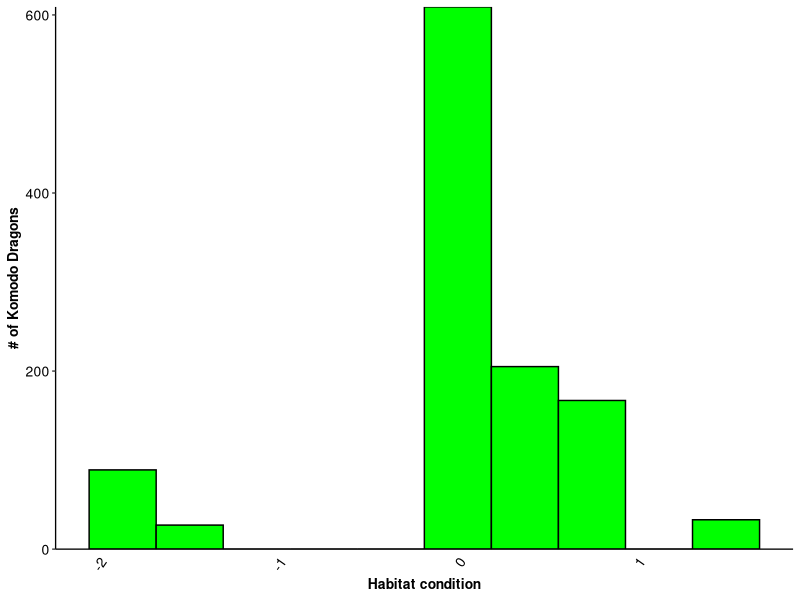
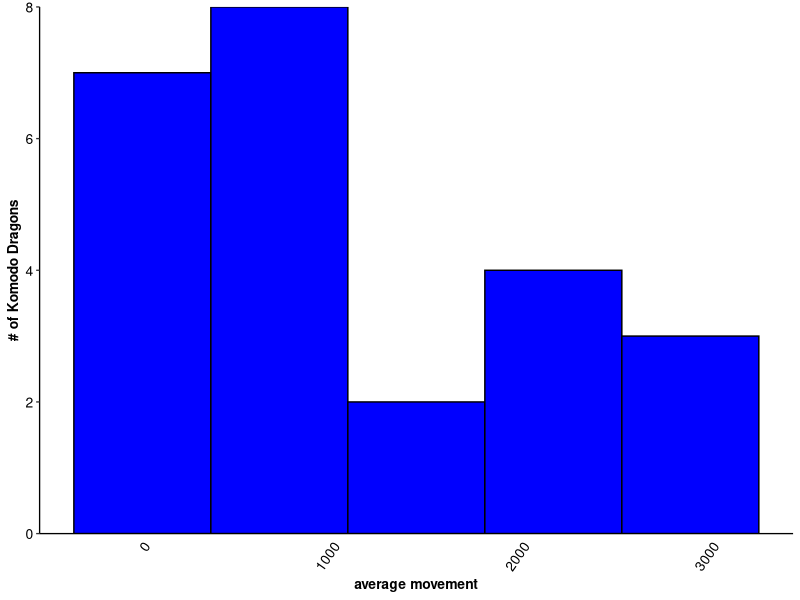
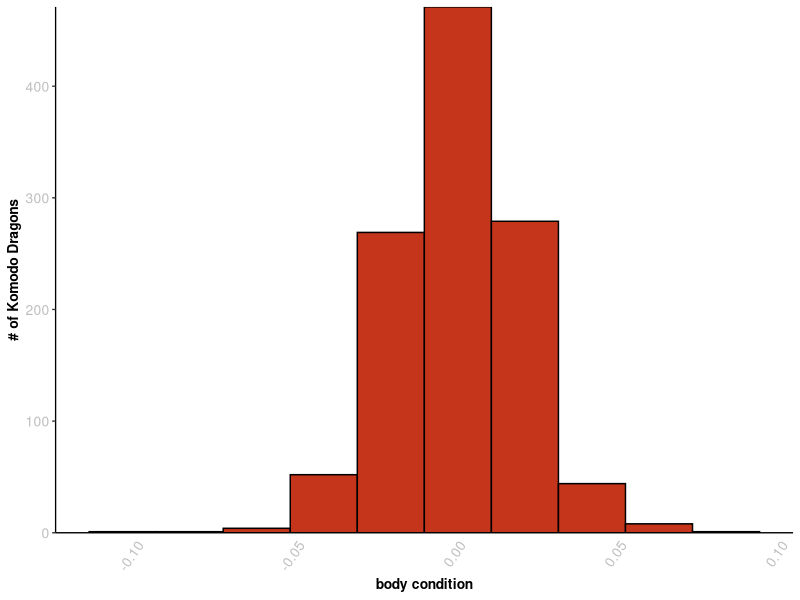
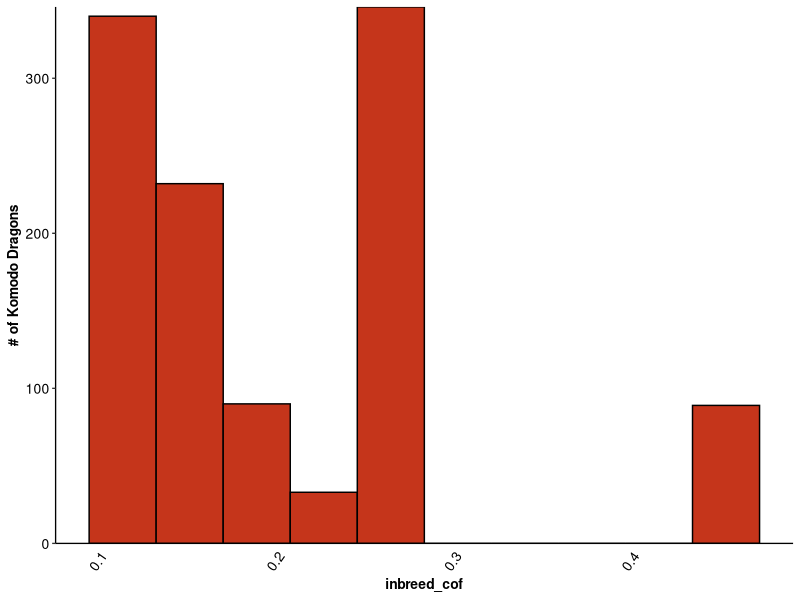
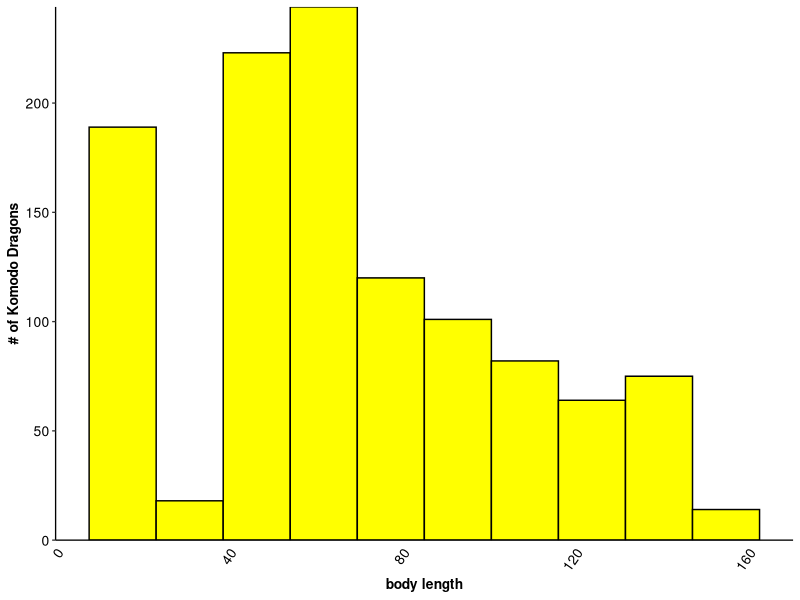
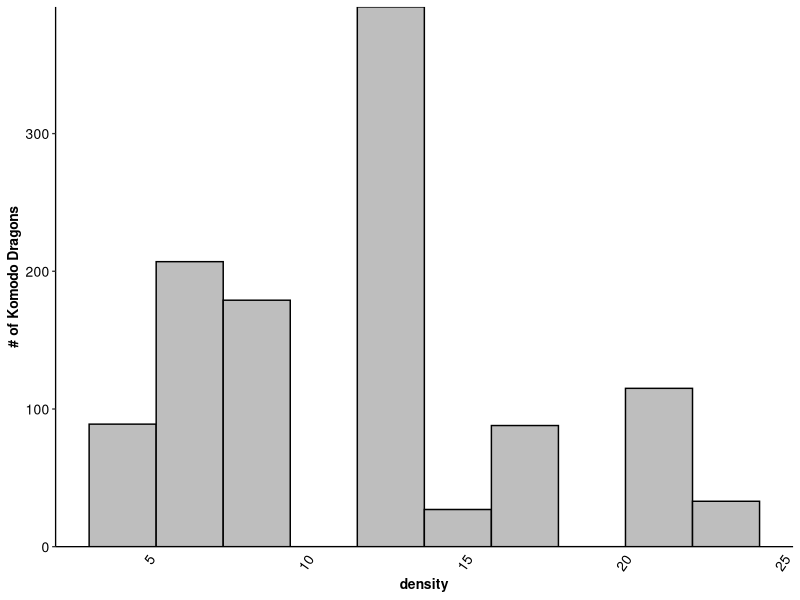
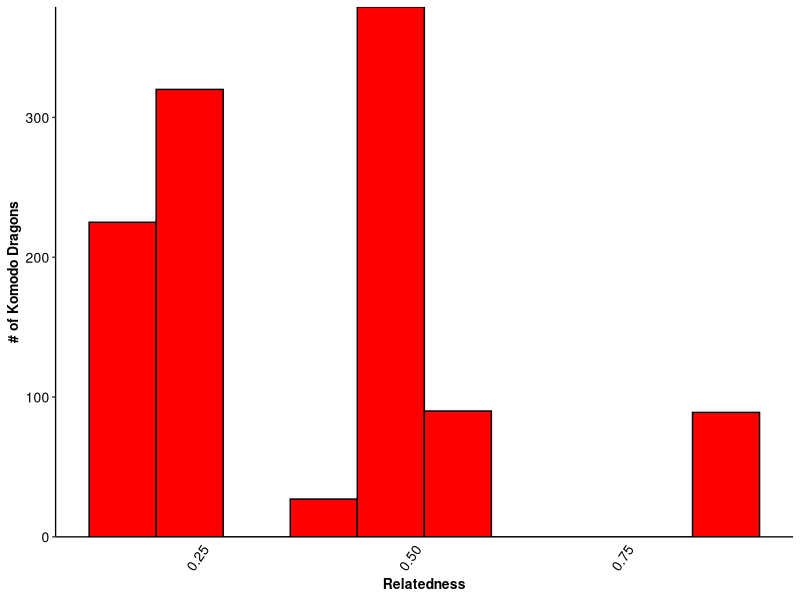
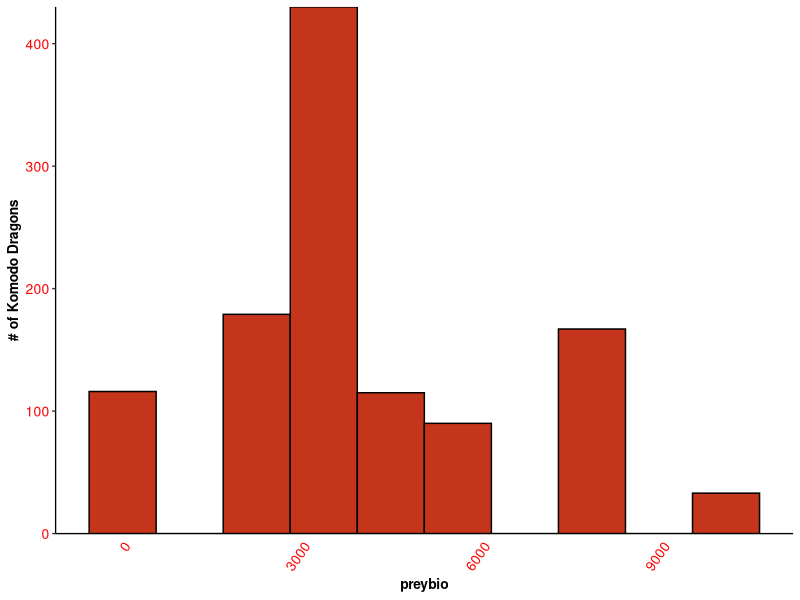

Write the R code that produced these figures, in order.
## ---- chunk 1
knitr::opts_chunk$set(echo = FALSE, results = FALSE, message=FALSE, warning=FALSE)
## ---- chunk 2
library(tidyverse) 
library(readxl)

age_class_corrections <- tribble(
  ~age_class, ~new_age,
  "Adult","Adult",
  "Juvenile","Juvenile",
  "Post Hatchling","Post Hatchling",
  "Sub Adult","Sub Adult",
  "Hatchling", "Hatchling",
  "Post hatchling","Post Hatchling",
  "Subadult","Sub Adult",
  "Sub adult","Sub Adult",
  "Adut","Adult",
  "Post-hatch","Post Hatchling",
  "Sub Adullt","Sub Adult"
)

markcapturedata <-
  readxl::read_excel(
    "Data/doi_10.5061_dryad.2n8055g__v1 (2)/Jessop_data.xlsx", 
    sheet = 3,
    range = cell_cols(1:10),
    na = "--"
  ) %>%
  rename(
    age_class = `Age Class`,
    weight = Weight,
    body_length = `Avrg SVL`,
    body_condition = bodcondition,
    capture_history = `Capture history`,
    density = vkdens,
    prey_biomass = preybio,
    inbreeding_cof = inbreed,
    relatedness = R,
    habitat_condition = habpc1
  ) %>%
  mutate(
    body_condition = as.numeric(body_condition)
  ) %>% 
  left_join(age_class_corrections) %>%
  print()

ggplot(data = markcapturedata) + 
  geom_histogram(mapping= aes(x = habitat_condition), bins = 10, fill = "green", color = "black") +
  labs(x = "Habitat condition", y = "# of Komodo Dragons") + 
  scale_y_continuous(limits = c(NA, NA), expand = expansion(mult = 0)) +
  theme_classic(base_size = 10) +
  theme(
    axis.title = element_text(face = "bold"),
    axis.text = element_text(color = "black", size = rel(1)),
    axis.text.x = element_text(angle = 55, hjust = 1),
    axis.ticks.x = element_blank()
  )
## ---- chunk 3
move <-
  readxl::read_excel(
    "Data/doi_10.5061_dryad.2n8055g__v1 (2)/Jessop_data.xlsx", 
    sheet = 1,
    range = cell_cols(1:3)
  ) %>% 
  rename(
    dragon_id = DragonID,
    weight = Weight,
    daily_move = `daily move(m)`
  ) %>% 
  print()

NewMovement <- group_by (move, dragon_id)


Averagemove <- summarize(NewMovement, weight = mean(weight, na.rm = TRUE), 
                         mean_dailymove = mean(daily_move, na.rm = TRUE))


ggplot(data = Averagemove) + 
  geom_histogram(mapping= aes(x = mean_dailymove), bins = 5, fill = "blue", color = "black") +
  labs(x = "average movement", y = "# of Komodo Dragons") + 
  scale_y_continuous(limits = c(NA, NA), expand = expansion(mult = 0)) +
  theme_classic(base_size = 10) +
  theme(
    axis.title = element_text(face = "bold"),
    axis.text = element_text(color = "black", size = rel(1)),
    axis.text.x = element_text(angle = 55, hjust = 1),
    axis.ticks.x = element_blank()
  )
## ---- chunk 4
ggplot(data = markcapturedata) + 
  geom_histogram(mapping= aes(x = body_condition), bins = 10, fill = "#C5351B", color = "black") +
  labs(x = "body condition", y = "# of Komodo Dragons") + 
  scale_y_continuous(limits = c(NA, NA), expand = expansion(mult = 0)) +
  theme_classic(base_size = 10) +
  theme(
    axis.title = element_text(face = "bold"),
    axis.text = element_text(color = "grey", size = rel(1)),
    axis.text.x = element_text(angle = 55, hjust = 1),
    axis.ticks.x = element_blank()
  ) 
## ---- chunk 5
ggplot(data = markcapturedata) + 
  geom_histogram(mapping= aes(x = inbreeding_cof), bins = 10, fill = "#C5351B", color = "black") +
  labs(x = "inbreed_cof", y = "# of Komodo Dragons") + 
  scale_y_continuous(limits = c(NA, NA), expand = expansion(mult = 0)) +
  theme_classic(base_size = 10) +
  theme(
    axis.title = element_text(face = "bold"),
    axis.text = element_text(color = "black", size = rel(1)),
    axis.text.x = element_text(angle = 55, hjust = 1),
    axis.ticks.x = element_blank()
  )  
## ---- chunk 6
ggplot(data = markcapturedata) + 
  geom_histogram(mapping= aes(x = body_length), bins = 10, fill = "yellow", color = "black") +
  labs(x = "body length", y = "# of Komodo Dragons") + 
  scale_y_continuous(limits = c(NA, NA), expand = expansion(mult = 0)) +
  theme_classic(base_size = 10) +
  theme(
    axis.title = element_text(face = "bold"),
    axis.text = element_text(color = "black", size = rel(1)),
    axis.text.x = element_text(angle = 55, hjust = 1),
    axis.ticks.x = element_blank()
  )  
## ---- chunk 7
ggplot(data = markcapturedata) + 
  geom_histogram(mapping= aes(x = density), bins = 10, fill = "grey", color = "black") +
  labs(x = "density", y = "# of Komodo Dragons") + 
  scale_y_continuous(limits = c(NA, NA), expand = expansion(mult = 0)) +
  theme_classic(base_size = 10) +
  theme(
    axis.title = element_text(face = "bold"),
    axis.text = element_text(color = "black", size = rel(1)),
    axis.text.x = element_text(angle = 55, hjust = 1),
    axis.ticks.x = element_blank()
  )  
## ---- chunk 8
ggplot(data = markcapturedata) + 
  geom_histogram(mapping= aes(x = relatedness), bins = 10, fill = "red", color = "black") +
  labs(x = "Relatedness", y = "# of Komodo Dragons") + 
  scale_y_continuous(limits = c(NA, NA), expand = expansion(mult = 0)) +
  theme_classic(base_size = 10) +
  theme(
    axis.title = element_text(face = "bold"),
    axis.text = element_text(color = "black", size = rel(1)),
    axis.text.x = element_text(angle = 55, hjust = 1),
    axis.ticks.x = element_blank()
  )  
## ---- chunk 9
ggplot(data = markcapturedata) + 
  geom_histogram(mapping= aes(x = prey_biomass), bins = 10, fill = "#C5351B", color = "black") +
  labs(x = "preybio", y = "# of Komodo Dragons") + 
  scale_y_continuous(limits = c(NA, NA), expand = expansion(mult = 0)) +
  theme_classic(base_size = 10) +
  theme(
    axis.title = element_text(face = "bold"),
    axis.text = element_text(color = "red", size = rel(1)),
    axis.text.x = element_text(angle = 55, hjust = 1),
    axis.ticks.x = element_blank()
  ) 
## ---- chunk 10
ggplot(data = Averagemove) + 
  geom_histogram(mapping= aes(x = weight), bins = 5, fill = "blue", color = "black") +
  labs(x = "weight", y = "# of Komodo Dragons") + 
  scale_y_continuous(limits = c(NA, NA), expand = expansion(mult = 0)) +
  theme_classic(base_size = 10) +
  theme(
    axis.title = element_text(face = "bold"),
    axis.text = element_text(color = "black", size = rel(1)),
    axis.text.x = element_text(angle = 55, hjust = 1),
    axis.ticks.x = element_blank()
  )
## ---- chunk 11
ggplot(data = markcapturedata) + 
  geom_bar(mapping= aes(x = new_age), bins = 10, fill = "green", color = "black") +
  labs(x = "Age of Komodo Dragon", y = "# of Komodo Dragons") + 
  scale_y_continuous(limits = c(NA, NA), expand = expansion(mult = 0)) +
  theme_classic(base_size = 10) +
  theme(
    axis.title = element_text(face = "bold"),
    axis.text = element_text(color = "black", size = rel(1)),
    axis.text.x = element_text(angle = 55, hjust = 1),
    axis.ticks.x = element_blank()
  )
